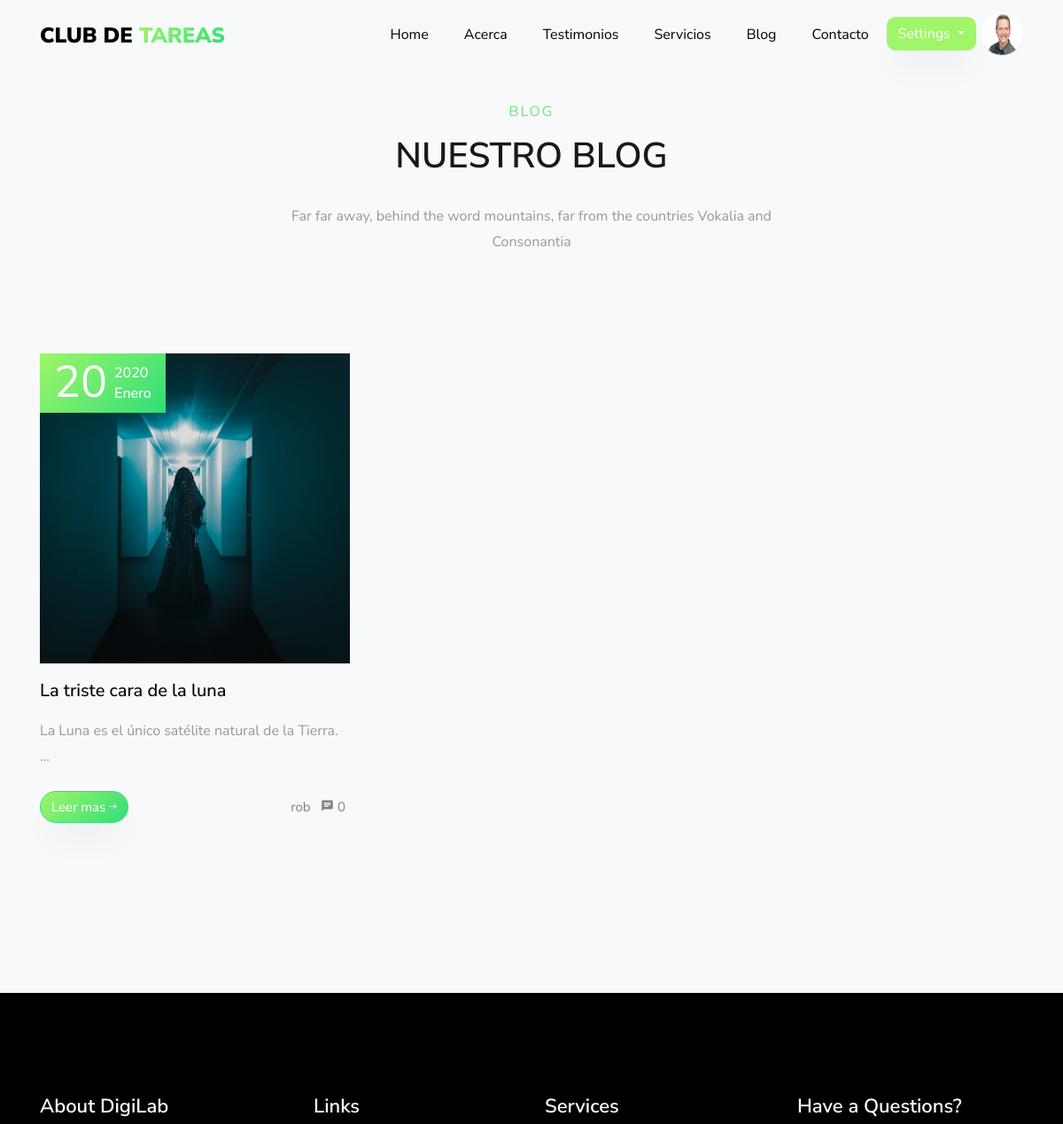
The page /blog/ (signed in, upper part) on the database as committed earlier.
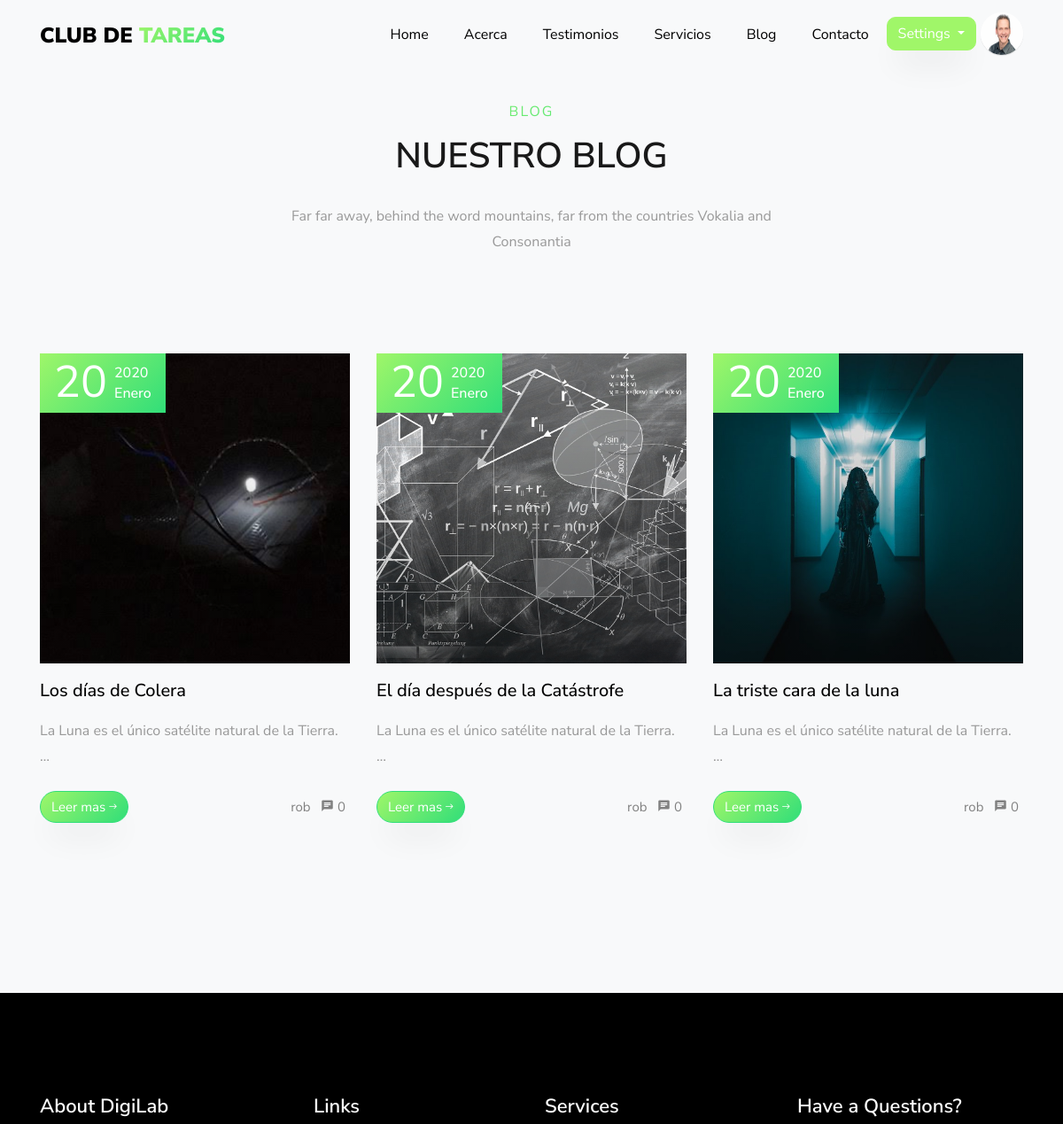
The same page on the database as committed later.
### blog/models.py (models this page shows, shortened)
class Post(models.Model):
    STATUS = (
    (0,'borrador'),
    (1,'publicado')
    )
    id = models.UUIDField(primary_key=True, default=uuid.uuid4, help_text="id del Post")
    titulo = models.CharField(max_length=200,unique=True)
    autor = models.ForeignKey(settings.AUTH_USER_MODEL,on_delete=models.CASCADE,related_name='blog_posts')
    update_on= models.DateTimeField(auto_now=True)
    imagen = models.ImageField(upload_to='post_image/%Y/%m/%d',blank=True)
    video = models.FileField(upload_to='videos/',null=True,blank=True)
    content = models.TextField()
    create_on = models.DateTimeField(auto_now_add=True)
    status = models.IntegerField(choices=STATUS,default=0)
    class Meta:
        ordering = ['-create_on']
    def __str__(self):
        return self.titulo

### usuario/models.py (models this page shows, shortened)
class Usuario(AbstractBaseUser):
    imagen       =  models.ImageField(default='default.jpg',upload_to='profile_pics')
    email        =  models.EmailField(max_length=60,unique=True)
    username     =  models.CharField(max_length=30,unique=True)
    nombre       =  models.CharField(max_length=100)
    apellido     =  models.CharField(max_length=100)
    edad         =  models.IntegerField(blank=True, null=True)
    padecimientos = models.TextField(verbose_name="Alergias o padecimientos",blank=True,null=True)
    asistencia = models.CharField(verbose_name="Días de asistencia",max_length=100,blank=True,null=True)
    enfoque = models.CharField(verbose_name="Area en la que guste que se enfocará la atención",max_length=100,blank=True, null=True)
    nombre_madre =  models.CharField(verbose_name="Nombre de la Madre",max_length=100,blank=True, null=True)
    edad_madre =  models.IntegerField(verbose_name="Edad",blank=True, null=True)
    ocupacion_madre = models.CharField(verbose_name="Ocupación",max_length=100,blank=True,null=True)
    numero_madre   =  models.IntegerField(verbose_name="Número de contacto",blank=True,null=True)
    nombre_padre =  models.CharField(verbose_name="Nombre del Padre",max_length=100,blank=True, null=True)
    edad_padre =  models.IntegerField(verbose_name="Edad",blank=True, null=True)
    ocupacion_padre = models.CharField(verbose_name="Ocupación",max_length=100,blank=True, null=True)
    numero_padre    =  models.IntegerField(verbose_name="Número de contacto",blank=True,null=True)
    fecha_nacimiento = models.DateField(verbose_name="Fecha de nacimiento",blank=True, null=True)
    escuela      =  models.CharField(verbose_name="Nombre de la escuela",max_length=60,blank=True, null=True)
    domicilio    =  models.CharField(verbose_name="Domicilio",max_length=150,blank=True, null=True)
    NIVEL_STATUS = (
         ('k','Kinder'),
         ('p','Primaria'),
         ('s','Secundaria'),
         ('b','bachillerato'),
         ('u','universidad'))
    nivel_academico = models.CharField(max_length=1,choices=NIVEL_STATUS,blank=True,verbose_name='Nivel académico del alumno')
    date_joined  =  models.DateTimeField(verbose_name="Fecha de ingreso",auto_now_add=True)
    last_login   =  models.DateTimeField(verbose_name="Ultima fecha de Sesión",auto_now=True)
    is_admin     =  models.BooleanField(verbose_name="¿Es Administrador?",default=False)
    is_active    =  models.BooleanField(verbose_name="¿Esta Acivo?",default=True)
    is_staff     =  models.BooleanField(verbose_name="¿Es parte del Staff?",default=False)
    is_superuser =  models.BooleanField(verbose_name="¿Es Super Usuario?",default=False)
    USERNAME_FIELD  = "username"
    REQUIRED_FIELDS = ["nombre","apellido"]
    objects = MyUsuarioManager()
    def __str__(self):
        return f'{self.username}'

### blog/views.py (the view)
# urls.py: path('blog/',views.blog.as_view(),name='blog'),
class blog(ListView):
    model= Post
    template_name= 'blog/blog.html'
    context_object_name='posts'
    paginate_by= 3
    def get_queryset(self):
        print(self.model.objects.filter(status=1).order_by('-create_on'))
        return self.model.objects.filter(status=1).order_by('-create_on')

### blog/templates/blog/blog.html (shortened to what this page needs)
{% extends 'app/base.html' %}
{% load static %}
{% block content %}
      <section class="ftco-section bg-light" id="blog-section">
            <div class="container">
              <div class="row justify-content-center mb-5 pb-5">
                <div class="col-md-7 heading-section text-center ftco-animate">
                  <span class="subheading">Blog</span>
                  <h2 class="mb-4">Nuestro Blog</h2>
                  <p>Far far away, behind the word mountains, far from the countries Vokalia and Consonantia</p>
                </div>
              </div>
              <div class="row d-flex">
                {%for post in posts%}
                <div class="col-md-4 d-flex ftco-animate">
                	<div class="blog-entry justify-content-end">
                   {%if post.imagen %}
                    <a href="single.html" class="block-20" style="background-image: url({{post.imagen.url}})">
                    </a>
                    {%endif%}
                    <div class="text mt-3 float-right d-block">
                    	<div class="d-flex align-items-center pt-2 mb-4 topp">
                    		<div class="one mr-2">
                    			<span class="day">{{post.create_on.day}}</span>
                    		</div>
                    		<div class="two">
                    			<span class="yr">{{post.create_on.year}}</span>
                          {%if post.create_on.month == 1 %}
                          <span class="mos">Enero</span>
                          {%elif post.create_on.month == 2 %}
                              <span class="mos">Febrero</span>
                          {%elif post.create_on.month == 3 %}
                              <span class="mos">Marzo</span>
                          {%elif post.create_on.month == 4 %}
                              <span class="mos">Abril</span>
                          {%elif post.create_on.month == 5 %}
                              <span class="mos">Mayo</span>
                          {%elif post.create_on.month == 6 %}
                              <span class="mos">Junio</span>
                          {%elif post.create_on.month == 7 %}
                              <span class="mos">Julio</span>
                          {%elif post.create_on.month == 8 %}
                              <span class="mos">Agosto</span>
                          {%elif post.create_on.month == 9 %}
                              <span class="mos">Septiembre</span>
                          {%elif post.create_on.month == 10 %}
                              <span class="mos">Octubre</span>
                          {%elif post.create_on.month == 11 %}
                              <span class="mos">Noviembre</span>
                          {%else %}
                              <span class="mos">Dicembre</span>
                          {%endif%}
                    		</div>
                    	</div>
                      <h3 class="heading"><a href="single.html">{{ post.titulo}}</a></h3>
                      <p>{{post.content|truncatewords:10|linebreaks}}</p>
                      <div class="d-flex align-items-center mt-4 meta">
      	                <p class="mb-0"> <a href="{% url 'blog:post_detail' id=post.id %}" class="btn btn-primary">Leer mas <span class="ion-ios-arrow-round-forward"></span></a></p>
      	                <p class="ml-auto mb-0">
      	                	<a href="#" class="mr-2">{{post.autor}}</a>
      	                	<a href="#" class="meta-chat"><span class="icon-chat"></span> {{ post.comentarios.all | length }}</a>
      	                </p>
                      </div>
                    </div>
                  </div>
                </div>
                 {%endfor%}
              </div>
            </div>
      </section>
{% endblock content%}

Rows that differ between the two databases and show on the page:
added Post: imagen (picture), create_on.day "20", create_on.year "2020", shows "Enero", titulo "Los días de Colera", content "La Luna es el único satélite natural de la Tierra. …", autor "rob", comentarios.all|length "0"
added Post: imagen (picture), create_on.day "20", create_on.year "2020", shows "Enero", titulo "El día después de la Catástrofe", content "La Luna es el único satélite natural de la Tierra. …", autor "rob", comentarios.all|length "0"
